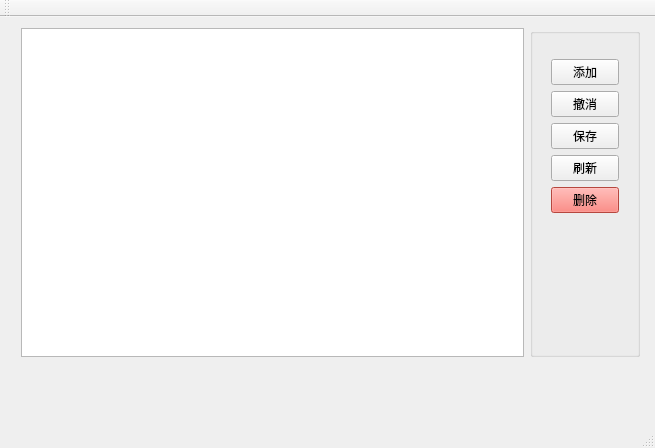
<?xml version="1.0" encoding="UTF-8"?>
<ui version="4.0">
 <class>MainWindow</class>
 <widget class="QMainWindow" name="MainWindow">
  <property name="geometry">
   <rect>
    <x>0</x>
    <y>0</y>
    <width>655</width>
    <height>448</height>
   </rect>
  </property>
  <property name="windowTitle">
   <string>数据库实验三</string>
  </property>
  <property name="locale">
   <locale language="Chinese" country="China"/>
  </property>
  <widget class="QWidget" name="centralWidget">
   <property name="sizePolicy">
    <sizepolicy hsizetype="Maximum" vsizetype="Maximum">
     <horstretch>0</horstretch>
     <verstretch>0</verstretch>
    </sizepolicy>
   </property>
   <widget class="QWidget" name="horizontalLayoutWidget">
    <property name="geometry">
     <rect>
      <x>10</x>
      <y>0</y>
      <width>641</width>
      <height>351</height>
     </rect>
    </property>
    <layout class="QHBoxLayout" name="mainLayout">
     <item>
      <layout class="QVBoxLayout" name="leftLayout" stretch="0">
       <item>
        <widget class="QTableView" name="tableView"/>
       </item>
      </layout>
     </item>
     <item>
      <layout class="QVBoxLayout" name="rightLayout">
       <item>
        <widget class="QGroupBox" name="groupBox">
         <property name="minimumSize">
          <size>
           <width>110</width>
           <height>0</height>
          </size>
         </property>
         <property name="title">
          <string/>
         </property>
         <widget class="QWidget" name="verticalLayoutWidget_3">
          <property name="geometry">
           <rect>
            <x>10</x>
            <y>20</y>
            <width>90</width>
            <height>321</height>
           </rect>
          </property>
          <layout class="QVBoxLayout" name="btnLayout">
           <item>
            <widget class="QPushButton" name="addBtn">
             <property name="toolTip">
              <string>&lt;html&gt;&lt;head/&gt;&lt;body&gt;&lt;p&gt;记得点击“保存”按钮&lt;/p&gt;&lt;/body&gt;&lt;/html&gt;</string>
             </property>
             <property name="text">
              <string>添加</string>
             </property>
            </widget>
           </item>
           <item>
            <widget class="QPushButton" name="pushButton">
             <property name="toolTip">
              <string>&lt;html&gt;&lt;head/&gt;&lt;body&gt;&lt;p&gt;撤销还没有保存的新增项&lt;/p&gt;&lt;/body&gt;&lt;/html&gt;</string>
             </property>
             <property name="text">
              <string>撤消</string>
             </property>
            </widget>
           </item>
           <item>
            <widget class="QPushButton" name="saveBtn">
             <property name="toolTip">
              <string>&lt;html&gt;&lt;head/&gt;&lt;body&gt;&lt;p&gt;保存新增项&lt;/p&gt;&lt;/body&gt;&lt;/html&gt;</string>
             </property>
             <property name="text">
              <string>保存</string>
             </property>
            </widget>
           </item>
           <item>
            <widget class="QPushButton" name="refBtn">
             <property name="text">
              <string>刷新</string>
             </property>
            </widget>
           </item>
           <item>
            <widget class="QPushButton" name="delBtn">
             <property name="toolTip">
              <string>&lt;html&gt;&lt;head/&gt;&lt;body&gt;&lt;p&gt;一旦删除不可恢复&lt;/p&gt;&lt;/body&gt;&lt;/html&gt;</string>
             </property>
             <property name="styleSheet">
              <string notr="true">background-color: rgb(255, 99, 88);
border-color: rgb(255, 0, 0);</string>
             </property>
             <property name="text">
              <string>删除</string>
             </property>
            </widget>
           </item>
           <item>
            <spacer name="verticalSpacer">
             <property name="orientation">
              <enum>Qt::Vertical</enum>
             </property>
             <property name="sizeHint" stdset="0">
              <size>
               <width>20</width>
               <height>40</height>
              </size>
             </property>
            </spacer>
           </item>
          </layout>
         </widget>
        </widget>
       </item>
      </layout>
     </item>
    </layout>
   </widget>
  </widget>
  <widget class="QMenuBar" name="menuBar">
   <property name="geometry">
    <rect>
     <x>0</x>
     <y>0</y>
     <width>655</width>
     <height>30</height>
    </rect>
   </property>
  </widget>
  <widget class="QToolBar" name="mainToolBar">
   <attribute name="toolBarArea">
    <enum>TopToolBarArea</enum>
   </attribute>
   <attribute name="toolBarBreak">
    <bool>true</bool>
   </attribute>
  </widget>
  <widget class="QStatusBar" name="statusBar"/>
 </widget>
 <layoutdefault spacing="6" margin="11"/>
 <resources/>
 <connections/>
</ui>
